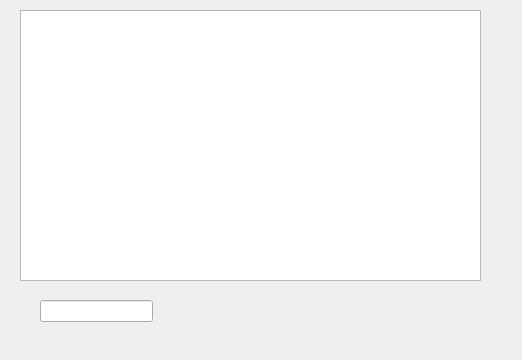
<?xml version="1.0" encoding="UTF-8"?>
<ui version="4.0">
 <class>chatWindow</class>
 <widget class="QDialog" name="chatWindow">
  <property name="geometry">
   <rect>
    <x>0</x>
    <y>0</y>
    <width>522</width>
    <height>360</height>
   </rect>
  </property>
  <property name="windowTitle">
   <string>Dialog</string>
  </property>
  <widget class="QTextBrowser" name="textBrowser">
   <property name="geometry">
    <rect>
     <x>20</x>
     <y>10</y>
     <width>461</width>
     <height>271</height>
    </rect>
   </property>
  </widget>
  <widget class="QLineEdit" name="lineEdit">
   <property name="geometry">
    <rect>
     <x>40</x>
     <y>300</y>
     <width>113</width>
     <height>22</height>
    </rect>
   </property>
  </widget>
 </widget>
 <resources/>
 <connections/>
</ui>
